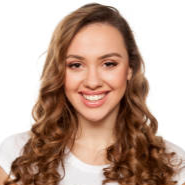
#> input picture Lab1/Part3/images/img5.png, 185 x 185 px, found by its file name
$ python q4.py
#> lines starting #> are read from the running program, lines starting #| are printed output that depends on the picture
import cv2
import numpy as np
import matplotlib.pyplot as plt


# =========================================================
# READ IMAGES
# =========================================================

img1 = cv2.imread(
    r"S:\Computer Vision\Lab1\Part3\images\img5.png",
    cv2.IMREAD_GRAYSCALE
)
#> img1: shape (185, 185); min 4, max 255, mean 170.7

img2 = cv2.imread(
    r"S:\Computer Vision\Lab1\Part3\images\img6.png",
    cv2.IMREAD_GRAYSCALE
)
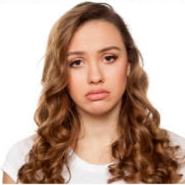
#> input picture Lab1/Part3/images/img6.png, 185 x 185 px, found by its file name
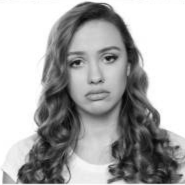
#> img2: shape (185, 185); min 5, max 255, mean 171.3

if img1 is None or img2 is None:
    raise FileNotFoundError("Could not load one or both images.")


# Make both images the same size
img2 = cv2.resize(
    img2,
    (img1.shape[1], img1.shape[0])
)


# Convert to float
img1 = img1.astype(np.float32)
img2 = img2.astype(np.float32)


# =========================================================
# FOURIER TRANSFORM
# =========================================================

F1 = np.fft.fft2(img1)
F2 = np.fft.fft2(img2)

# Move low frequencies to the center
F1_shift = np.fft.fftshift(F1)
F2_shift = np.fft.fftshift(F2)


# =========================================================
# CREATE GAUSSIAN LOW-PASS FILTER
# =========================================================

h, w = img1.shape
#> h = 185; w = 185

cy = h // 2
#> cy = 92
cx = w // 2
#> cx = 92

Y, X = np.ogrid[:h, :w]
#> Y = 185 values from 0 to 184

distance = np.sqrt(
    (X - cx) ** 2 +
    (Y - cy) ** 2
)


# Change this value to experiment
sigma = 40

low_pass_filter = np.exp(
    -(distance ** 2) /
    (2 * sigma ** 2)
)


# =========================================================
# HIGH-PASS FILTER
# =========================================================

high_pass_filter = 1 - low_pass_filter


# =========================================================
# APPLY FILTERS IN FREQUENCY DOMAIN
# =========================================================

low_frequency = F1_shift * low_pass_filter

high_frequency = F2_shift * high_pass_filter


# =========================================================
# CONVERT BACK TO SPATIAL DOMAIN
# =========================================================

low_image = np.fft.ifft2(
    np.fft.ifftshift(low_frequency)
)

high_image = np.fft.ifft2(
    np.fft.ifftshift(high_frequency)
)


# Fourier results are complex
# We only need the real part

low_image = np.real(low_image)

high_image = np.real(high_image)
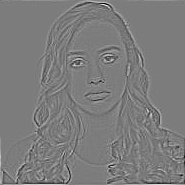
#> high_image: shape (185, 185) float64; min -42.05, max 43.9, mean 0; drawn with min black and max white


# =========================================================
# CREATE HYBRID IMAGE
# =========================================================

hybrid = low_image + high_image
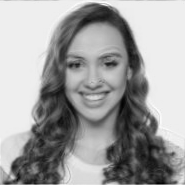
#> hybrid: shape (185, 185) float64; min -2.86, max 273.1, mean 170.7; drawn with min black and max white

hybrid = np.clip(
    hybrid,
    0,
    255
).astype(np.uint8)


# =========================================================
# DISPLAY FREQUENCY SPECTRUMS
# =========================================================

spectrum1 = np.log(
    1 + np.abs(F1_shift)
)
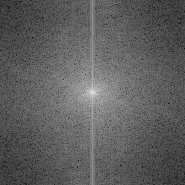
#> spectrum1: shape (185, 185) float64; min 1.44, max 15.58, mean 6.69; drawn with min black and max white

spectrum2 = np.log(
    1 + np.abs(F2_shift)
)
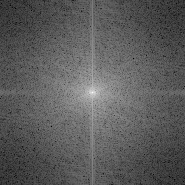
#> spectrum2: shape (185, 185) float64; min 1.38, max 15.58, mean 6.49; drawn with min black and max white


# =========================================================
# DISPLAY EVERYTHING IN ONE SCREEN
# =========================================================

plt.figure(figsize=(16, 8))


# -------------------------
# IMAGE 1
# -------------------------

plt.subplot(2, 4, 1)

plt.imshow(
    img1,
    cmap="gray"
)

plt.title("Image 1")

plt.axis("off")


# -------------------------
# IMAGE 2
# -------------------------

plt.subplot(2, 4, 2)

plt.imshow(
    img2,
    cmap="gray"
)

plt.title("Image 2")

plt.axis("off")


# -------------------------
# FOURIER SPECTRUM 1
# -------------------------

plt.subplot(2, 4, 3)

plt.imshow(
    spectrum1,
    cmap="gray"
)

plt.title("Fourier Spectrum 1")

plt.axis("off")


# -------------------------
# FOURIER SPECTRUM 2
# -------------------------

plt.subplot(2, 4, 4)

plt.imshow(
    spectrum2,
    cmap="gray"
)

plt.title("Fourier Spectrum 2")

plt.axis("off")


# -------------------------
# LOW PASS FILTER
# -------------------------

plt.subplot(2, 4, 5)

plt.imshow(
    low_pass_filter,
    cmap="gray"
)

plt.title("Gaussian Low-Pass Filter")

plt.axis("off")


# -------------------------
# HIGH PASS FILTER
# -------------------------

plt.subplot(2, 4, 6)

plt.imshow(
    high_pass_filter,
    cmap="gray"
)

plt.title("Gaussian High-Pass Filter")

plt.axis("off")


# -------------------------
# LOW PASS IMAGE
# -------------------------

plt.subplot(2, 4, 7)

plt.imshow(
    low_image,
    cmap="gray"
)

plt.title("Low-Pass Image")

plt.axis("off")


# -------------------------
# HYBRID IMAGE
# -------------------------

plt.subplot(2, 4, 8)

plt.imshow(
    hybrid,
    cmap="gray"
)

plt.title("Hybrid Image")

plt.axis("off")


plt.tight_layout()

plt.show()
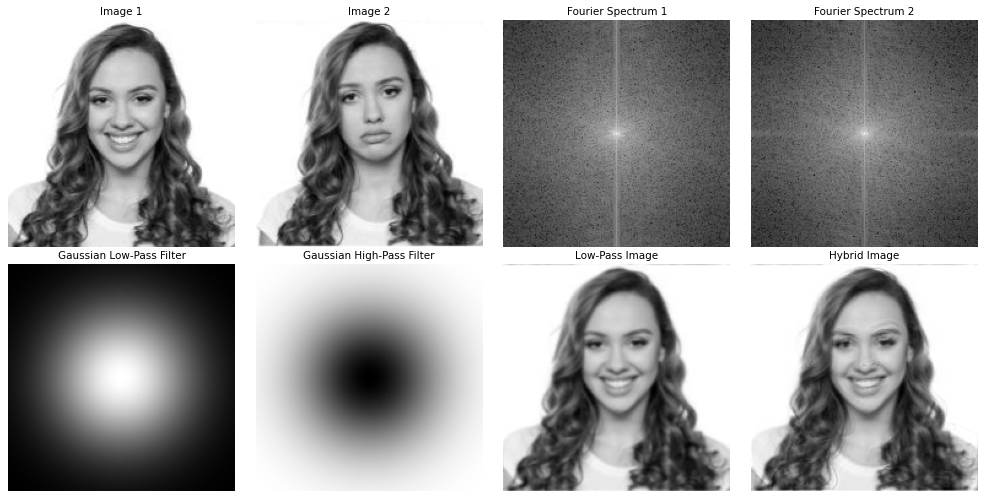
#> figure drawn by matplotlib, 8 panels
